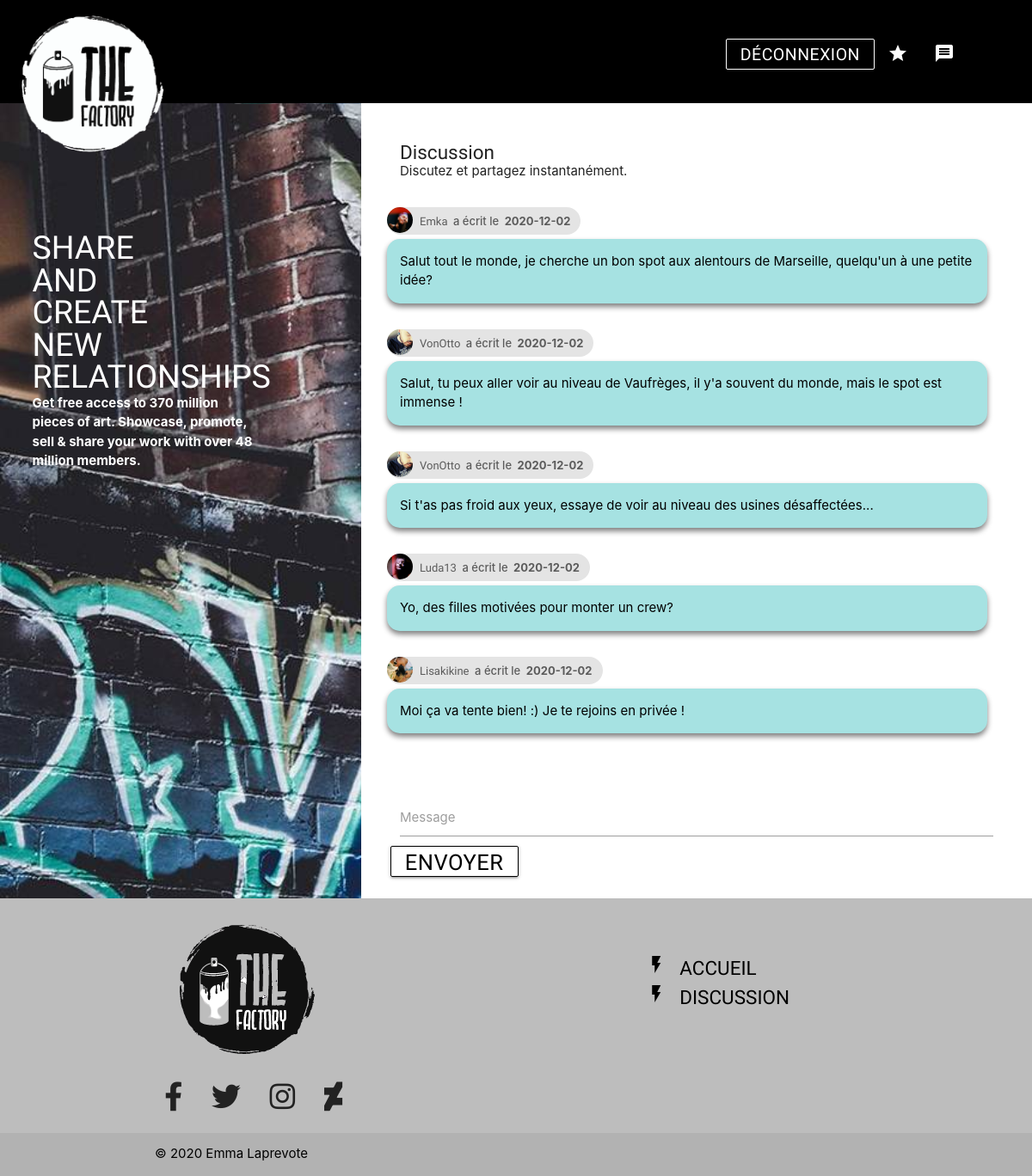
/pages/discussion.php (signed in), run on the app's committed database.
### tables this page shows
CREATE TABLE `messages` (
  `id` int(11) NOT NULL,
  `message` varchar(140) NOT NULL,
  `id_utilisateur` int(11) NOT NULL,
  `date` date NOT NULL
);

CREATE TABLE `utilisateurs` (
  `id` int(11) NOT NULL,
  `login` varchar(255) NOT NULL,
  `password` varchar(255) NOT NULL,
  `avatar` varchar(255) DEFAULT NULL
);

### pages/discussion.php (the view, shortened to what this page needs)
<?php
    $bdd = new PDO('mysql:dbname=discussion;host=localhost', 'root', '');
    $view = $bdd->prepare("SELECT messages.message, messages.date, utilisateurs.login, utilisateurs.avatar FROM messages INNER JOIN utilisateurs WHERE messages.id_utilisateur = utilisateurs.id ORDER BY messages.id LIMIT 0,10");
    $view->execute(array());
    $root_images = "../images/";
    $root_index = "../index";
    $root_discussion = "";
    $root_css = '../css/';
  ?>
<?php require_once('../php/header.php');?>
  <main id="logJoin">
    <div id="joinus4">
        <p class="big4" class="flow-text">SHARE<br>AND<br>CREATE<br>NEW<br>RELATIONSHIPS</p>
        <p class="textJoin4" class="flow-text">Get free access to 370 million pieces of art. Showcase, promote,
            sell & share your work with over 48 million members.</p>
    </div>
    <div id="formJoin2">
        <h4 id="titleJoin4">Discussion</h4>
        <p class="already">Discutez et partagez instantanément.</a></p>
          <?php while($commentView = $view->fetch(PDO::FETCH_ASSOC)) { $avatar = $commentView['avatar']; ?>
            <div class="afficheColumn">
            <div class="chip">
            <img src="membres/avatar/<?php echo $avatar;?>" id="avat2" alt="avatar user">
            <span id="userView"><?php echo $commentView['login'];?></span>a écrit le<span class="weight2"><?php echo $commentView['date']; ?></span>
        </div>
        <div class="message">
        <?php echo nl2br($commentView['message']); ?><br>
        </div>
        </div>
        <?php
          }
        ?>
    <form id="ins" class="col s12" method="POST" action="discussion.php">
      <div class="row">
        <div class="input-field col s12">
            <textarea id="textarea1" name="message" class="materialize-textarea" data-length="140" onkeyup="javascript:MaxLengthTextarea(this, 140);" required></textarea>
            <label for="textarea1">Message</label>
        </div>
        <div>
            <button id="buttonStyle4" class="btn waves-effect N/A transparent #000000 black-text" type="submit" name="envoyer">Envoyer
            </button>
        </div>
      </div>
    </form>
    </div>
  </main>
  <?php require_once('../php/footer.php');?>
<?php $content = ob_get_clean(); ?>
<?php require_once('../php/template.php'); ?>

### php/header.php (shortened to what this page needs)
<header>
<nav>
    <div class="nav-wrapper #000000 black">
      <img id="factorylogo" src="<?= $root_images ?>factorylogo.png" alt="Logo The factory">
      <ul id="nav-mobile" class="right hide-on-med-and-down">
      <?php if(isset($_SESSION['login']) == "") { ?>
      <?php
      } else { ?>
        <li><form  method="POST" action="<?= $root_index ?>.php">
        <button id="buttonStyle2" class="btn waves-effect N/A transparent white-text btn" type="submit" name="deconnect">Déconnexion
        </button></form></li>
      <?php
      }
      ?>
        <li><a href="<?= $root_index ?>.php"><i class="large material-icons">grade</i></a></li>
        <li><a href="<?= $root_discussion ?>discussion.php"><i class="large material-icons">message</i></a></li>
      </ul>
    </div>
  </nav>
  </header>

### php/footer.php
<footer class="page-footer #bdbdbd grey lighten-1">
          <div class="container">
            <div class="row">
              <div class="col l6 s12">
                <img src="<?= $root_images ?>logo2.PNG" id="logo2" alt=" logo entreprise the factory">
                <section id="liens2">
                    <a href="https://fr-fr.facebook.com/" target="_blank"><i class="fab fa-facebook-f"></i></a>
                    <a href="https://www.instagram.com/?hl=fr" target="_blank"><i class="fab fa-twitter"></i></a>
                    <a href="https://twitter.com/?lang=fr" target="_blank"><i class="fab fa-instagram"></i></a>
                    <a href="https://www.deviantart.com/" target="_blank"><i class="fab fa-deviantart"></i></a>
                </section>
              </div>
              <div class="col l4 offset-l2 s12">
                <ul>
                  <li><a class="black-text darken-4" href="<?= $root_index ?>.php"><i class="material-icons left">flash_on</i>ACCUEIL</a></li>
                  <?php if(isset($_SESSION['login']) == "") { ?>
                  <li><a class="black-text darken-4" href="<?= $root_inscription ?>inscription.php"><i class="material-icons left">flash_on</i>INSCRIPTION</a></li>
                  <li><a class="black-text darken-4" href="<?= $root_connexion ?>connexion.php"><i class="material-icons left">flash_on</i>CONNEXION</a></li>
                  <li><a class="black-text darken-4" href="<?= $root_discussion ?>discussion.php"><i class="material-icons left">flash_on</i>DISCUSSION</a></li>
                  <?php
                  }elseif(isset($_SESSION['login']) != "") { ?>
                  <li><a class="black-text darken-4" href="<?= $root_discussion ?>discussion.php"><i class="material-icons left">flash_on</i>DISCUSSION</a></li>
                  <?php
                  }
                  ?>
                </ul>
              </div>
            </div>
          </div>
          <div class="footer-copyright">
            <div class="container #000000 black-text">
            © 2020 Emma Laprevote
            </div>
          </div>
        </footer>

### php/template.php (shortened to what this page needs)
<!DOCTYPE html>
<html lang="en">
<head>
    <link type="text/css" rel="stylesheet" href="<?= $root_css ?>materialize.min.css"  media="screen,projection"/>
    <link rel="stylesheet" tpe="text/css" href="<?= $root_css ?>discussion.css">
    <link rel="stylesheet" href="https://cdnjs.cloudflare.com/ajax/libs/font-awesome/5.15.1/css/all.min.css"/>
</head>
<body>
<?= $content ?>
</body>
</html>

### css/discussion.css (style rules this page uses)
nav { height: 8em; }
#nav-mobile { margin: 2em 5em 0 0; }
#factorylogo { width: 20%; margin: auto; }
#buttonStyle2 { border: solid white 1px; font-family: "Teko", sans-serif; font-size: 1.3em; }
body { display: flex; min-height: 100vh; flex-direction: column; }
#liens2 { margin: 1em 0 0 0; width: 10%; display: flex; flex-direction: row; }
#liens2 i { font-size: 1.5em; letter-spacing: 1em; color: rgb(34, 34, 34); }
footer a { font-family: "Teko", sans-serif; font-size: 1.5em; }
footer ul { margin-top: 3em; }
.already { margin: -0.1em 0 0 3em; }
#ins { margin: 4em 3em 0 3em; }
#logJoin { display: flex; flex-direction: row; background-color: #000000; }
#formJoin2 { width: 65%; min-height: 100vh; background-color: white; display: flex; flex-direction: column; }
#titleJoin4 { font-family: "Archivo Black", sans-serif; font-size: 1.5em; margin: 2em 0 0 2em; }
#buttonStyle4 { border: solid black 1px; font-family: "Teko", sans-serif; font-size: 1.7em; padding-left: -1em; margin: -1em 0 0 0; }
#joinus4 { width: 35%; min-height: 100vh; background-image: url(../images/cms4.jpg); background-size: cover; background-position: left; }
.big4 { color: white; font-family: "Archivo Black", sans-serif; font-size: 2.5em; line-height: 1em; margin: 4em 0 0 1em; }
.textJoin4 { margin: 0 8em 0 2.5em; font-size: 1em; color: white; font-weight: bold; }
#userView { font-size: 1em; padding: 1em 0.5em 0 0; font-family: "Archivo Black", sans-serif; }
#avat2 { display: inline-block; width: 30px; height: 30px; border-radius: 50%; }
.weight2 { font-weight: bold; padding: 1em 0 0 0.5em; }
.afficheColumn { margin: 2em 0 0 2em; }
.message { box-shadow: 0 4px 6px 0 grey; max-width: 93%; min-height: 5vh; padding: 1em; border-radius: 1em; background-color: rgb(166, 226, 226); color: black; }

### data on the page
messages: id_utilisateur.avatar (picture), id_utilisateur.login "Emka", date "2020-12-02", message "Salut tout le monde, je cherche un bon spot aux alentours de Marseille, quelqu'un à une petite idée?"
messages: id_utilisateur.avatar (picture), id_utilisateur.login "VonOtto", date "2020-12-02", message "Salut, tu peux aller voir au niveau de Vaufrèges, il y'a souvent du monde, mais le spot est immense !"
messages: id_utilisateur.avatar (picture), id_utilisateur.login "VonOtto", date "2020-12-02", message "Si t'as pas froid aux yeux, essaye de voir au niveau des usines désaffectées..."
messages: id_utilisateur.avatar (picture), id_utilisateur.login "Luda13", date "2020-12-02", message "Yo, des filles motivées pour monter un crew?"
messages: id_utilisateur.avatar (picture), id_utilisateur.login "Lisakikine", date "2020-12-02", message "Moi ça va tente bien! :) Je te rejoins en privée !"
